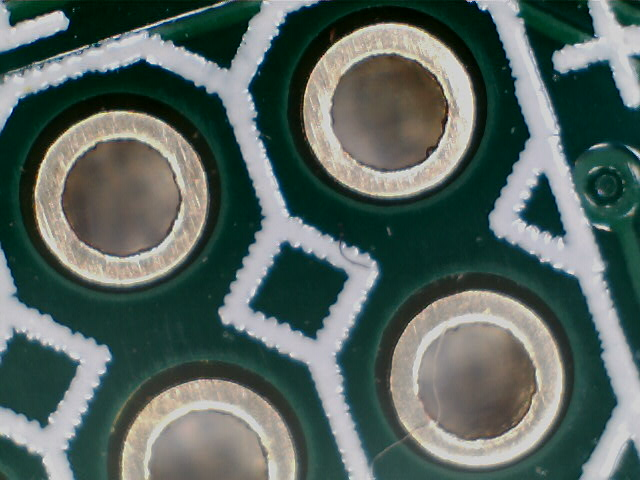
#> input picture Inspection_Bot/classifier/samples/good-1.jpg, 640 x 480 px
$ python classifier.py   (Python 2 division)
#> lines starting #> are read from the running program, lines starting #| are printed output that depends on the picture
from sklearn import svm
import cv2

#a simple svm classifier using 4 images to train and one to test
# uses the grayscale histogram of the entire image but better feature selection to be added later.
if __name__ == '__main__':
    good_image_1 =  cv2.imread("./samples/good-1.jpg")
#> good_image_1 is the input picture: shape (480, 640, 3); mean B, G, R 96.4, 101.9, 87.4
    good_image_2 = cv2.imread("./samples/good-2.jpg")
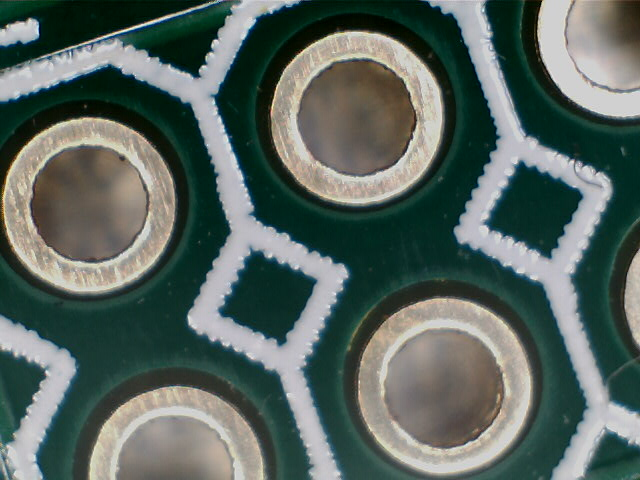
#> input picture Inspection_Bot/classifier/samples/good-2.jpg, 640 x 480 px
#> good_image_2 is the input picture: shape (480, 640, 3); mean B, G, R 96.2, 102.2, 89
    bad_image_1 = cv2.imread("./samples/bad-1.jpg")
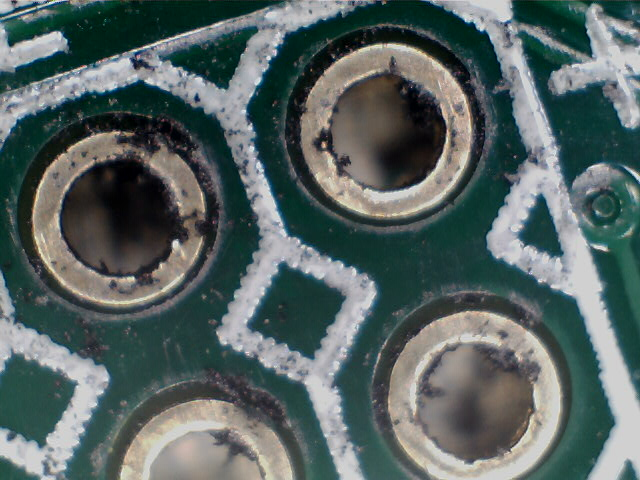
#> input picture Inspection_Bot/classifier/samples/bad-1.jpg, 640 x 480 px
#> bad_image_1 is the input picture: shape (480, 640, 3); mean B, G, R 98.9, 100.3, 87
    bad_image_2 = cv2.imread("./samples/bad-2.jpg")
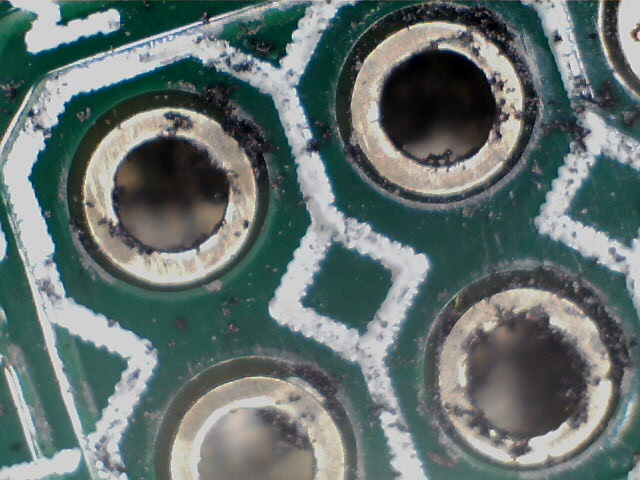
#> input picture Inspection_Bot/classifier/samples/bad-2.jpg, 640 x 480 px
#> bad_image_2 is the input picture: shape (480, 640, 3); mean B, G, R 111, 113.4, 99.8
    unknown_image = cv2.imread("./samples/unknown.jpg")
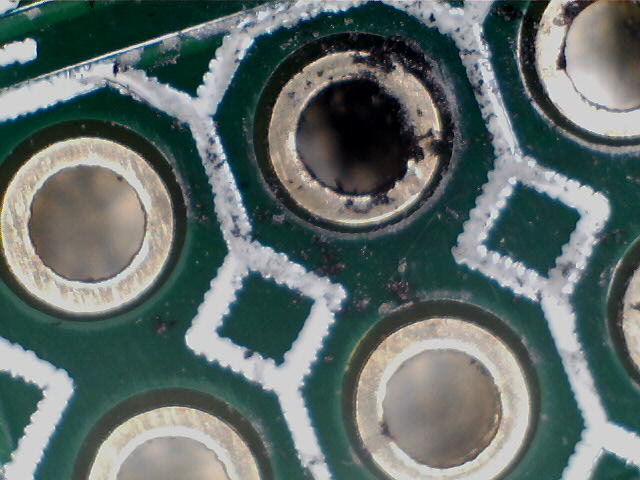
#> input picture Inspection_Bot/classifier/samples/unknown.jpg, 640 x 480 px
#> unknown_image is the input picture: shape (480, 640, 3); mean B, G, R 104.8, 108.1, 94.6

    bad = 0
    good = 1

    good_image_1_gray = cv2.cvtColor(good_image_1,cv2.COLOR_BGR2GRAY) # keep it simple for now
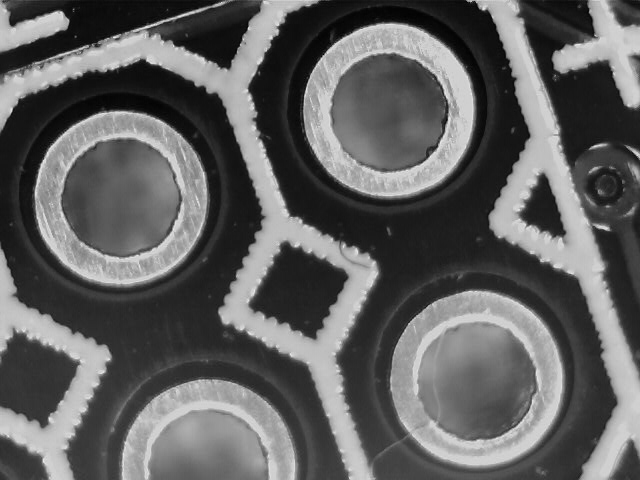
#> good_image_1_gray: shape (480, 640); min 1, max 237, mean 96.9
    good_image_2_gray = cv2.cvtColor(good_image_2,cv2.COLOR_BGR2GRAY) # keep it simple for now
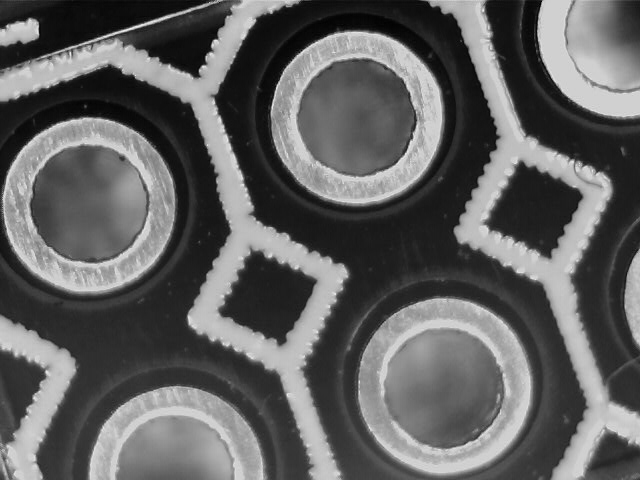
#> good_image_2_gray: shape (480, 640); min 2, max 237, mean 97.6
    bad_image_1_gray = cv2.cvtColor(bad_image_1,cv2.COLOR_BGR2GRAY) # keep it simple for now
    bad_image_2_gray = cv2.cvtColor(bad_image_2,cv2.COLOR_BGR2GRAY) # keep it simple for now
    unknown_image_gray = cv2.cvtColor(unknown_image,cv2.COLOR_BGR2GRAY) # keep it simple for now
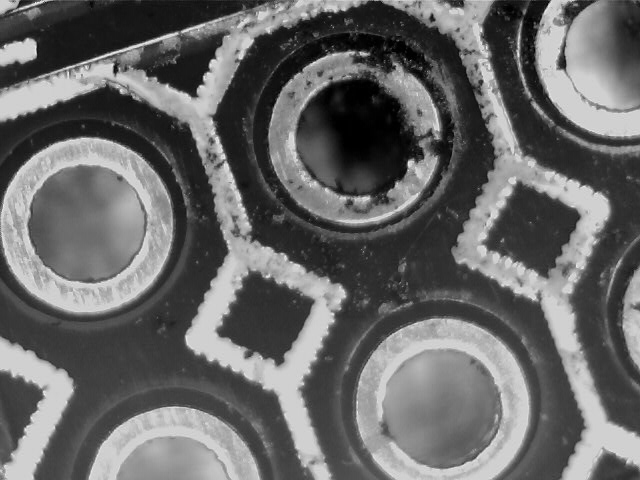
#> unknown_image_gray: shape (480, 640); min 0, max 239, mean 103.7

    good_image_1_hist_object = cv2.calcHist([good_image_1_gray],[0],None,[256],[0,256])
#> good_image_1_hist_object = 256 values, max 3942 at index 26, min 0 at index 0, mean 1200
    good_image_2_hist_object = cv2.calcHist([good_image_2_gray],[0],None,[256],[0,256])
#> good_image_2_hist_object = 256 values, max 4958 at index 208, min 0 at index 0, mean 1200
    bad_image_1_hist_object = cv2.calcHist([bad_image_1_gray],[0],None,[256],[0,256])
#> bad_image_1_hist_object = 256 values, max 5906 at index 208, min 0 at index 237, mean 1200
    bad_image_2_hist_object = cv2.calcHist([bad_image_2_gray],[0],None,[256],[0,256])
#> bad_image_2_hist_object = 256 values, max 11109 at index 208, min 0 at index 238, mean 1200
    unknown_image_hist_object = cv2.calcHist([unknown_image_gray],[0],None,[256],[0,256])
#> unknown_image_hist_object = 256 values, max 12390 at index 208, min 0 at index 235, mean 1200

    good_image_1_hist=[] # changing histogram data to something the svm can understand
    for i in good_image_1_hist_object:
        good_image_1_hist.append(i[0])
#> this loop made 256 passes
#> i on passes 1 to 3: [0], [1], [9]
#> after the loop, good_image_1_hist has the same summary as good_image_1_hist_object
   # print good_image_1_hist

    good_image_2_hist=[] # changing histogram data to something the svm can understand
    for i in good_image_2_hist_object:
        good_image_2_hist.append(i[0])
#> this loop made 256 passes
#> i on passes 1 to 3: [0], [0], [13]
#> after the loop, good_image_2_hist has the same summary as good_image_2_hist_object
    #print good_image_2_hist

    bad_image_1_hist=[] # changing histogram data to something the svm can understand
    for i in bad_image_1_hist_object:
        bad_image_1_hist.append(i[0])
#> this loop made 256 passes
#> i on passes 1 to 3: [160], [249], [284]
#> after the loop, bad_image_1_hist has the same summary as bad_image_1_hist_object
    #print good_image_1_hist

    bad_image_2_hist=[] # changing histogram data to something the svm can understand
    for i in bad_image_2_hist_object:
        bad_image_2_hist.append(i[0])
#> this loop made 256 passes
#> i on passes 1 to 3: [119], [252], [187]
#> after the loop, bad_image_2_hist has the same summary as bad_image_2_hist_object

    unknown_image_hist=[] # changing histogram data to something the svm can understand
    for i in unknown_image_hist_object:
        unknown_image_hist.append(i[0])
#> this loop made 256 passes
#> i on passes 1 to 3: [1096], [904], [598]
#> after the loop, unknown_image_hist has the same summary as unknown_image_hist_object
    #print good_image_1_hist


    X = [good_image_1_hist, good_image_2_hist,bad_image_1_hist,bad_image_2_hist]
    y = [good, good,bad,bad]
    clf = svm.SVC()
    clf.fit(X, y)
    prediction = clf.predict([unknown_image_hist])
#> prediction = [0]

    if prediction == good:
        print "image is predicted to be good"
    else:
        print "image is predicted to be bad"
